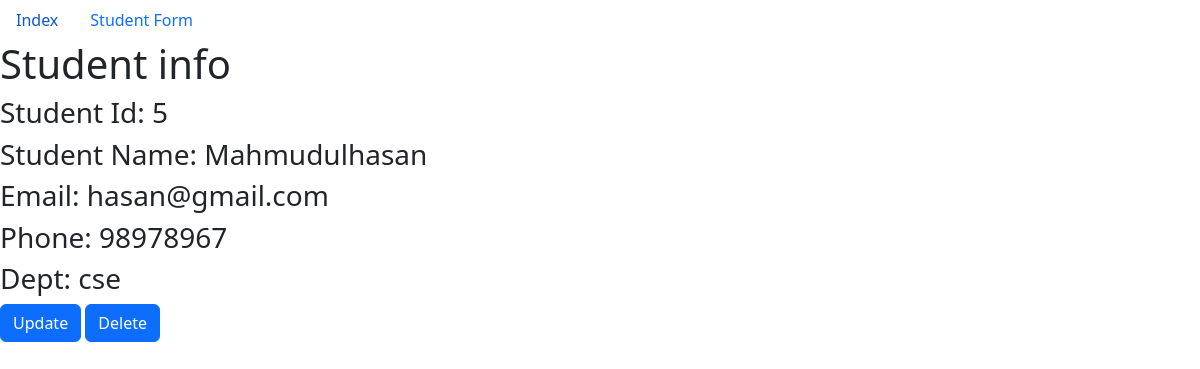
The page /student_info/5/ on the database its author committed.
### crud_app/models.py (models this page shows, shortened)
class Student(models.Model):
    first_name = models.CharField(max_length=50)
    last_name = models.CharField(max_length=50)
    email= models.EmailField()
    phone =models.CharField(max_length=12)
    dept = models.CharField(max_length=50)

### crud_app/views.py (the view)
# urls.py: path('student_info/<int:student_id>/', views.student_info, name="student_info"),
def student_info(request,student_id):
    student_info =Student.objects.get(pk=student_id)
    diction = {'title': "Student Info",'student_info':student_info}
    return render(request, 'crud_app_templates/student_info.html', context=diction)

### templates/crud_app_templates/student_info.html
{% extends 'crud_app_templates/base.html' %}
{% block body_block %}
<h1>Student info</h1>
<H3>Student Id: {{student_info.id}}</H3>
<H3>Student Name: {{student_info.first_name}}{{student_info.last_name}}</H3>
<H3>Email:        {{student_info.email}}</H3>
<H3>Phone:        {{student_info.phone}}</H3>
<H3>Dept:         {{student_info.dept}}</H3>
<a href="{% url 'crud_app:student_update' student_id=student_info.id %}" class="btn btn-primary">Update</a>
<a href="{% url 'crud_app:student_delete' student_id=student_info.id %}" class="btn btn-primary">Delete</a>
{% endblock %}

### rows shown on the page
Student: id "5", first_name "Mahmudul", last_name "hasan", email "hasan@gmail.com", phone "98978967", dept "cse"
